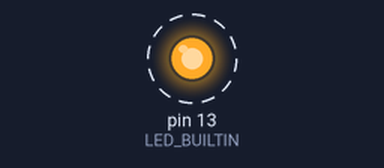
Bench run of a sketch on a simulated Arduino Uno, built with avr-gcc and run on an emulated ATmega328P. Parts: output pins drawn as LEDs (lit = HIGH). Dashed ring = blinking. What the sketch prints to the serial monitor is not drawn.

Above: at 0.2 s.
Timing chart, 0 to 3.0 s (numbered marks = the images above):
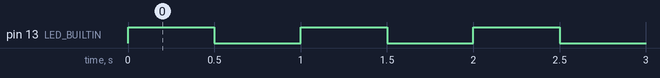

The sketch:

hello-world.ino
```cpp
void setup() {
  Serial.begin(9600);  // Start the serial communication
  pinMode(LED_BUILTIN, OUTPUT);
}

void loop() {
  Serial.println("Hello, world!");  // Print "Hello, world!" to the Serial Monitor
  digitalWrite(LED_BUILTIN, HIGH);
  delay(500);
  digitalWrite(LED_BUILTIN, LOW);
  delay(500);
}
```

Measured:
- by itself, pin 13 (LED_BUILTIN): alternates HIGH for 0.50 s and LOW for 0.50 s
